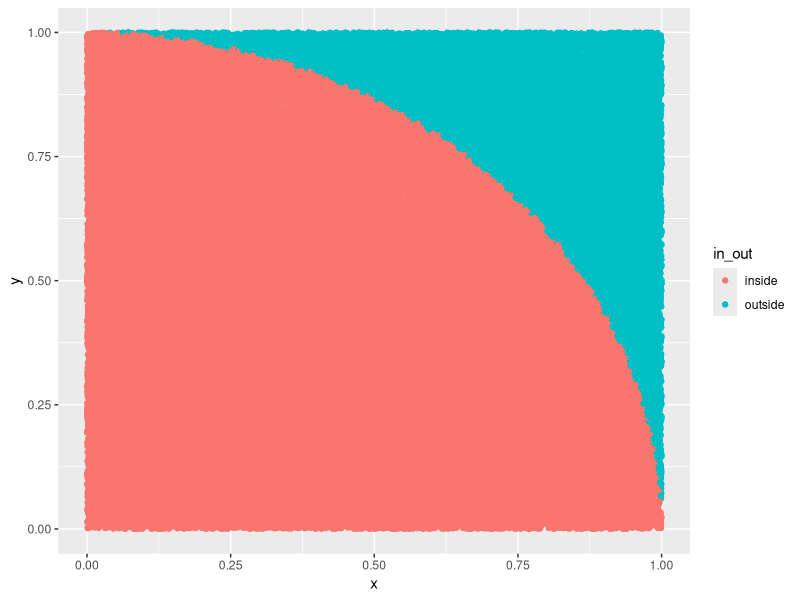
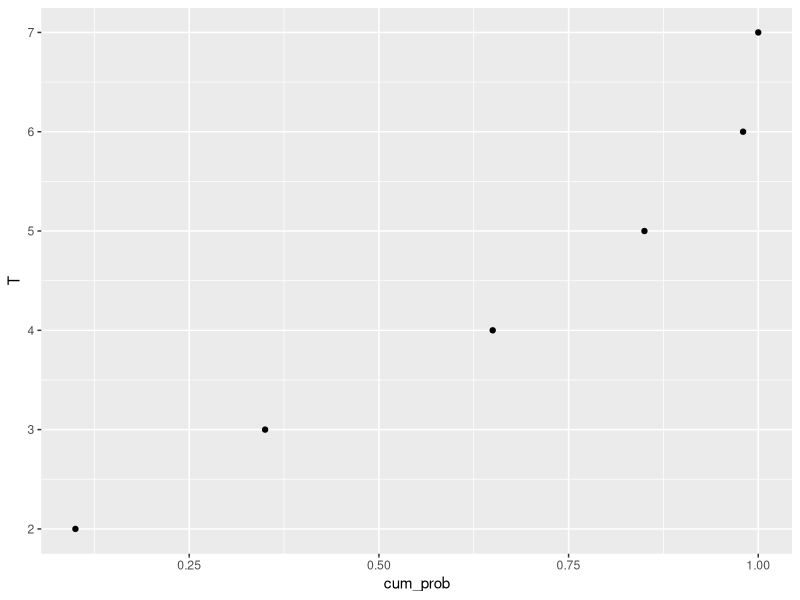

These figures' R source, in order:
## ---- chunk 1
knitr::opts_chunk$set(echo = TRUE)
## ---- chunk 2
library("ggplot2")
## ---- chunk 3

points_df <- data.frame (x=runif(100000), y= runif(100000) ) 

points_df$in_out <- NA

points_df$in_out <- ifelse(points_df$x^2 + points_df$y^2 < 1 , "inside" , "outside")

points_df$in_out <- factor(points_df$in_out)

ggplot(points_df, aes( x= x, y=y, colour = in_out )) + geom_point() 

## ---- chunk 4

mid_sq <- function(seed, n) {
  if (nchar( toString(seed))  < 4)  {
    print ( "enter an at least4 digit #") 
    return()
  }
  
  v <-  vector()
  
  
  for ( i in 1:n) {
    
    seed <- seed^2 
    
    seed_str <- toString(seed) 
    
    while (nchar( seed_str ) < 8 )  {
      seed_str <- paste("0", seed_str, sep  = "")
      
    }
    
    seed <- as.numeric ( substring ( seed_str,2,6))
    v <- c(v,seed)
  }
  v
  
}



## ---- chunk 5
mid_sq( 1009, 10)
## ---- chunk 6
mid_sq( 653217, 20)
## ---- chunk 7
mid_sq( 3043, 15)
## ---- chunk 8

delivery_df <- data.frame(
   T = c(2,3,4,5,6,7),
   num = c(10,25,30,20,13,2)
)

## ---- chunk 9

delivery_df$observed_prob <- delivery_df$num / sum(delivery_df$num) 
delivery_df$cum_prob <- cumsum(delivery_df$observed_prob)


ggplot(delivery_df, aes(y= T,x = cum_prob)) + geom_point() 

## ---- chunk 10

# the variables prev_prob and this_prob create the interval of cumulative probabilit to look in for the results.   

sim_results <- vector()

pos <-0

for (i in runif(1000, min = 0 , max = 1 ))  {
  prev_prob <- 0 
  

  for ( x in 1: NROW(delivery_df)){
    this_prob <- delivery_df[x,"cum_prob"]  
    if ( (i >= prev_prob) && (i <= this_prob )   ) {
      sim_results <- c( sim_results, delivery_df[x,"T"]  )
      break
    }
    prev_prob <- this_prob
    
  }
      

}

## ---- chunk 11


sim_results <-    table(unlist(sim_results))
sim_results <- as.data.frame(sim_results)

 
sim_results$predicted_prob <- sim_results$Freq / sum(sim_results$Freq) 
colnames (sim_results) <- c("T", "predicted_freq", "predicted_prob")

delivery_df <- merge(delivery_df, sim_results)
delivery_df

## ---- chunk 12

delivery_df[c("T", "predicted_prob", "observed_prob")]
